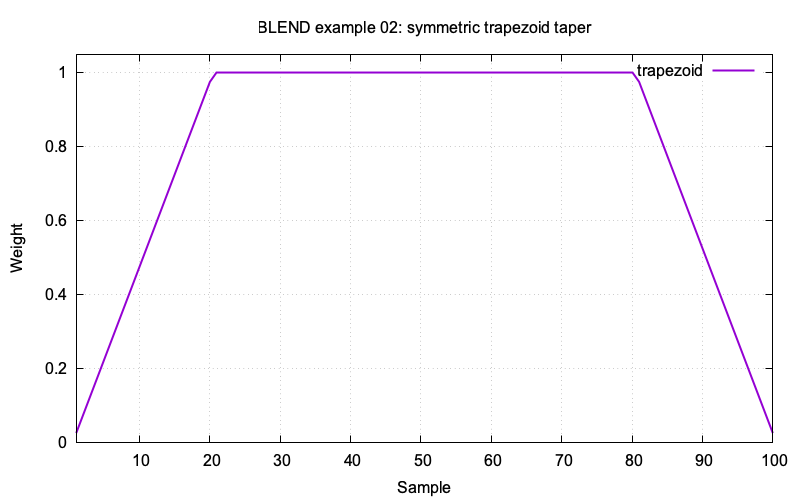

The script that saved this image:
set terminal pngcairo size 800,500 enhanced font "Arial,12"
set output "ex02.png"

set title "BLEND example 02: symmetric trapezoid taper"
set xlabel "Sample"
set ylabel "Weight"
set grid
set xrange [1:100]
set yrange [0:1.05]

plot "ex02.txt" using 1:2 with lines linewidth 2 title "trapezoid"
